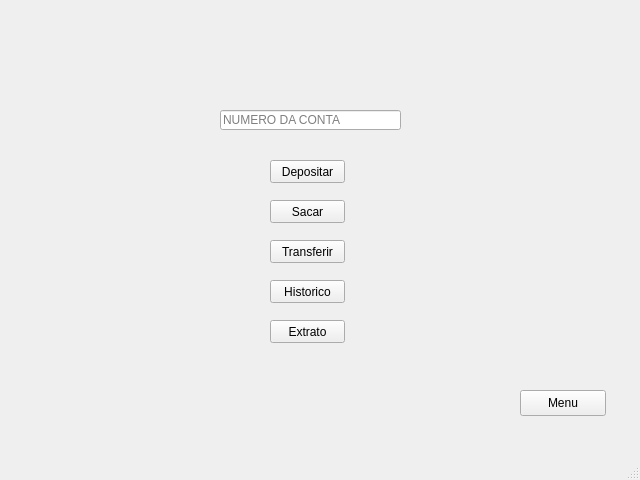
<?xml version="1.0" encoding="UTF-8"?>
<ui version="4.0">
 <class>MainWindow</class>
 <widget class="QMainWindow" name="MainWindow">
  <property name="geometry">
   <rect>
    <x>0</x>
    <y>0</y>
    <width>640</width>
    <height>480</height>
   </rect>
  </property>
  <property name="windowTitle">
   <string>MainWindow</string>
  </property>
  <widget class="QWidget" name="centralwidget">
   <widget class="QLineEdit" name="edit_numero_conta">
    <property name="geometry">
     <rect>
      <x>220</x>
      <y>110</y>
      <width>181</width>
      <height>20</height>
     </rect>
    </property>
    <property name="readOnly">
     <bool>false</bool>
    </property>
    <property name="placeholderText">
     <string>NUMERO DA CONTA</string>
    </property>
    <property name="clearButtonEnabled">
     <bool>true</bool>
    </property>
   </widget>
   <widget class="QPushButton" name="botao_menu">
    <property name="geometry">
     <rect>
      <x>520</x>
      <y>390</y>
      <width>86</width>
      <height>26</height>
     </rect>
    </property>
    <property name="text">
     <string>Menu</string>
    </property>
   </widget>
   <widget class="QPushButton" name="botao_transferir">
    <property name="geometry">
     <rect>
      <x>270</x>
      <y>240</y>
      <width>75</width>
      <height>23</height>
     </rect>
    </property>
    <property name="text">
     <string>Transferir</string>
    </property>
   </widget>
   <widget class="QPushButton" name="botao_historico">
    <property name="geometry">
     <rect>
      <x>270</x>
      <y>280</y>
      <width>75</width>
      <height>23</height>
     </rect>
    </property>
    <property name="text">
     <string>Historico</string>
    </property>
   </widget>
   <widget class="QPushButton" name="botao_depositar">
    <property name="geometry">
     <rect>
      <x>270</x>
      <y>160</y>
      <width>75</width>
      <height>23</height>
     </rect>
    </property>
    <property name="text">
     <string>Depositar</string>
    </property>
   </widget>
   <widget class="QPushButton" name="botao_sacar">
    <property name="geometry">
     <rect>
      <x>270</x>
      <y>200</y>
      <width>75</width>
      <height>23</height>
     </rect>
    </property>
    <property name="text">
     <string>Sacar</string>
    </property>
   </widget>
   <widget class="QPushButton" name="botao_extrato">
    <property name="geometry">
     <rect>
      <x>270</x>
      <y>320</y>
      <width>75</width>
      <height>23</height>
     </rect>
    </property>
    <property name="text">
     <string>Extrato</string>
    </property>
   </widget>
  </widget>
  <widget class="QStatusBar" name="statusbar"/>
 </widget>
 <resources/>
 <connections/>
</ui>
